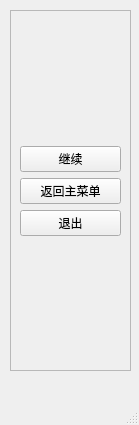
<?xml version="1.0" encoding="UTF-8"?>
<ui version="4.0">
 <class>MainWindow</class>
 <widget class="QMainWindow" name="MainWindow">
  <property name="geometry">
   <rect>
    <x>0</x>
    <y>0</y>
    <width>139</width>
    <height>425</height>
   </rect>
  </property>
  <property name="windowTitle">
   <string>MainWindow</string>
  </property>
  <widget class="QWidget" name="centralwidget">
   <widget class="QFrame" name="frame">
    <property name="geometry">
     <rect>
      <x>10</x>
      <y>10</y>
      <width>121</width>
      <height>361</height>
     </rect>
    </property>
    <property name="frameShape">
     <enum>QFrame::StyledPanel</enum>
    </property>
    <property name="frameShadow">
     <enum>QFrame::Raised</enum>
    </property>
    <layout class="QVBoxLayout" name="verticalLayout">
     <item>
      <spacer name="verticalSpacer_2">
       <property name="orientation">
        <enum>Qt::Vertical</enum>
       </property>
       <property name="sizeHint" stdset="0">
        <size>
         <width>20</width>
         <height>40</height>
        </size>
       </property>
      </spacer>
     </item>
     <item>
      <widget class="QPushButton" name="pushButton">
       <property name="text">
        <string>继续</string>
       </property>
      </widget>
     </item>
     <item>
      <widget class="QPushButton" name="pushButton_2">
       <property name="text">
        <string>返回主菜单</string>
       </property>
      </widget>
     </item>
     <item>
      <widget class="QPushButton" name="pushButton_3">
       <property name="text">
        <string>退出</string>
       </property>
      </widget>
     </item>
     <item>
      <spacer name="verticalSpacer">
       <property name="orientation">
        <enum>Qt::Vertical</enum>
       </property>
       <property name="sizeHint" stdset="0">
        <size>
         <width>20</width>
         <height>40</height>
        </size>
       </property>
      </spacer>
     </item>
    </layout>
   </widget>
  </widget>
  <widget class="QMenuBar" name="menubar">
   <property name="geometry">
    <rect>
     <x>0</x>
     <y>0</y>
     <width>139</width>
     <height>23</height>
    </rect>
   </property>
  </widget>
  <widget class="QStatusBar" name="statusbar"/>
 </widget>
 <resources/>
 <connections/>
</ui>
